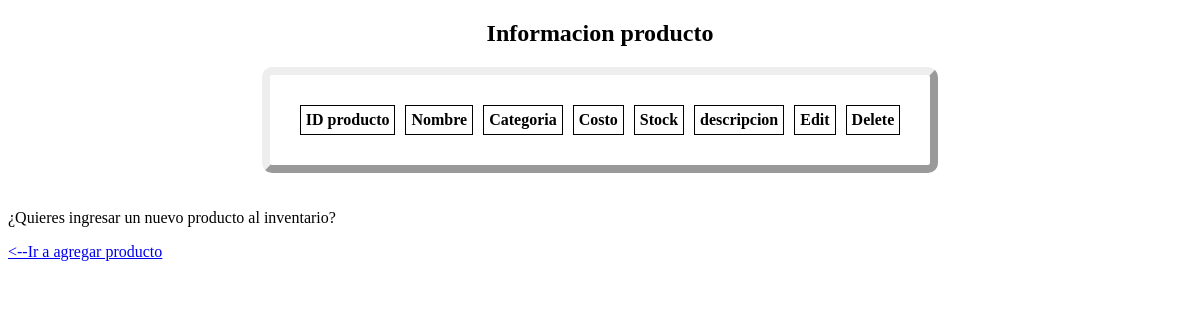
The page /mostrar_productos/ on the database as committed earlier.
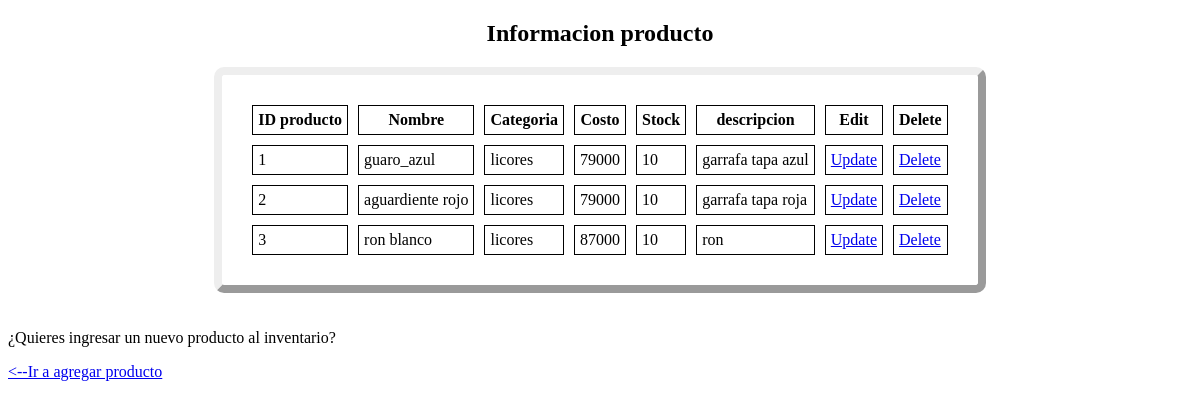
The same page on the database as committed later.
### inventario/models.py (models this page shows)
class Productos(models.Model):
    name = models.CharField(max_length=30)
    category = models.CharField(max_length=30)
    cost = models.IntegerField(default=0)
    cantidad_stock = models.IntegerField(default=0)
    description = models.TextField()

### inventario/views.py (the view)
# urls.py: path('mostrar_productos/', mostrar_productos, name='show-prods'),
def mostrar_productos(request):
    productos = Productos.objects.all()
    return render(request,'show_products.html',{'productos':productos})

### inventario/templates/show_products.html (shortened to what this page needs)
<!DOCTYPE html>
<html lang="es">
<head>
</head>
<body>
    <h2 style="text-align:center"> Informacion producto </h2>
    <table align="center" style="margin: 0px auto;">
        <thead>
            <tr>
                <th>ID producto</th>
                <th>Nombre</th>
                <th>Categoria</th>
                <th>Costo</th>
                <th>Stock</th>
                <th>descripcion</th>
                <th>Edit</th>
                <th>Delete</th>
            </tr>
        </thead>
        <tbody>
            {% for producto in productos %}
            <tr>
                <td>{{producto.id}}</td>
                <td>{{producto.name}}</td>
                <td>{{producto.category}}</td>
                <td>{{producto.cost}}</td>
                <td>{{producto.cantidad_stock}}</td>
                <td>{{producto.description}}</td>
                <td>
                    <a href="/editar_producto/{{producto.pk}}">Update</a>
                </td>
                <td>
                    <a href="/eliminar_producto/{{producto.pk}}">Delete</a>
                </td>
            </tr>
            {% endfor %}
        </tbody>
    </table>
    <br><br>
    <div class="alert alert-danger" role="alert">
        ¿Quieres ingresar un nuevo producto al inventario?
    </div>
    <p>
        <a href="{% url 'add-prods' %}"><--Ir a agregar producto</a>
    </p>
</body>
</html>

### inventario/templates/show_products.html (style rules this page uses)
table { border: 8px outset; border-radius: 10px; border-spacing: 10px; padding: 20px; margin-left: auto; margin-right: auto; }
th, td { padding: 5px; border: 1px solid; }

Rows that differ between the two databases and show on the page:
added Productos: id "1", name "guaro_azul", category "licores", cost "79000", cantidad_stock "10", description "garrafa tapa azul"
added Productos: id "2", name "aguardiente rojo", category "licores", cost "79000", cantidad_stock "10", description "garrafa tapa roja"
added Productos: id "3", name "ron blanco", category "licores", cost "87000", cantidad_stock "10", description "ron"
